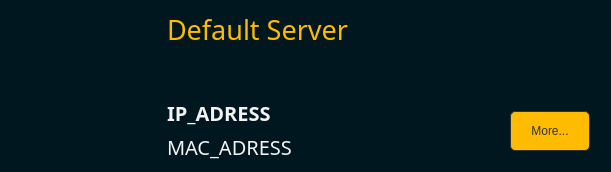
<?xml version="1.0" encoding="UTF-8"?>
<ui version="4.0">
 <class>Form</class>
 <widget class="QWidget" name="Form">
  <property name="geometry">
   <rect>
    <x>0</x>
    <y>0</y>
    <width>611</width>
    <height>168</height>
   </rect>
  </property>
  <property name="sizePolicy">
   <sizepolicy hsizetype="Expanding" vsizetype="Preferred">
    <horstretch>0</horstretch>
    <verstretch>0</verstretch>
   </sizepolicy>
  </property>
  <property name="windowTitle">
   <string>Form</string>
  </property>
  <property name="styleSheet">
   <string notr="true">QWidget{

color: #F3F3F3;
background-color: #00171F;
border-radius: 15px;

}</string>
  </property>
  <layout class="QHBoxLayout" name="horizontalLayout_2">
   <item>
    <widget class="QLabel" name="label_2">
     <property name="sizePolicy">
      <sizepolicy hsizetype="Fixed" vsizetype="Fixed">
       <horstretch>0</horstretch>
       <verstretch>0</verstretch>
      </sizepolicy>
     </property>
     <property name="minimumSize">
      <size>
       <width>150</width>
       <height>150</height>
      </size>
     </property>
     <property name="maximumSize">
      <size>
       <width>150</width>
       <height>150</height>
      </size>
     </property>
     <property name="text">
      <string/>
     </property>
     <property name="pixmap">
      <pixmap>DefaultSever.png</pixmap>
     </property>
     <property name="scaledContents">
      <bool>true</bool>
     </property>
    </widget>
   </item>
   <item>
    <layout class="QHBoxLayout" name="horizontalLayout">
     <item>
      <layout class="QVBoxLayout" name="verticalLayout_2">
       <item>
        <widget class="QLabel" name="ServerNameLabel">
         <property name="font">
          <font>
           <family>Rubik Mono One</family>
           <pointsize>20</pointsize>
          </font>
         </property>
         <property name="styleSheet">
          <string notr="true">color: #FFBB00;</string>
         </property>
         <property name="text">
          <string>Default Server</string>
         </property>
        </widget>
       </item>
       <item>
        <spacer name="verticalSpacer_2">
         <property name="orientation">
          <enum>Qt::Vertical</enum>
         </property>
         <property name="sizeHint" stdset="0">
          <size>
           <width>20</width>
           <height>40</height>
          </size>
         </property>
        </spacer>
       </item>
       <item>
        <widget class="QLabel" name="IpAdressLabel">
         <property name="font">
          <font>
           <family>Comfortaa</family>
           <pointsize>15</pointsize>
           <bold>true</bold>
          </font>
         </property>
         <property name="text">
          <string>IP_ADRESS</string>
         </property>
        </widget>
       </item>
       <item>
        <widget class="QLabel" name="MacAdressLabel">
         <property name="font">
          <font>
           <family>Comfortaa</family>
           <pointsize>15</pointsize>
           <bold>false</bold>
          </font>
         </property>
         <property name="text">
          <string>MAC_ADRESS</string>
         </property>
        </widget>
       </item>
      </layout>
     </item>
     <item>
      <layout class="QVBoxLayout" name="verticalLayout">
       <item>
        <spacer name="verticalSpacer">
         <property name="orientation">
          <enum>Qt::Vertical</enum>
         </property>
         <property name="sizeHint" stdset="0">
          <size>
           <width>20</width>
           <height>40</height>
          </size>
         </property>
        </spacer>
       </item>
       <item>
        <widget class="QPushButton" name="MoreInfoButton">
         <property name="sizePolicy">
          <sizepolicy hsizetype="Maximum" vsizetype="Fixed">
           <horstretch>0</horstretch>
           <verstretch>0</verstretch>
          </sizepolicy>
         </property>
         <property name="minimumSize">
          <size>
           <width>0</width>
           <height>50</height>
          </size>
         </property>
         <property name="styleSheet">
          <string notr="true">QPushButton{

color: #2E3436;
    background-color: #FFBB00;
    padding: 7px 20px;
    text-align: center;
    text-decoration: none;
    border-color: #2E3436;
    border-style:solid;
    border-width: 1px;
    border-radius: 5px;
    margin: 10px;
	margin-top: 0px;
}

:hover{
background-color:black;
color: #FFBB00;
}</string>
         </property>
         <property name="text">
          <string>More...</string>
         </property>
        </widget>
       </item>
      </layout>
     </item>
    </layout>
   </item>
  </layout>
 </widget>
 <resources/>
 <connections/>
</ui>
